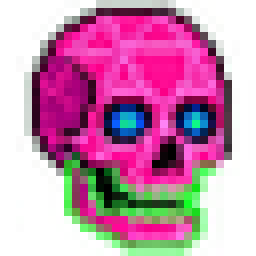
#> input picture _deprecated/projects/assets/processed/enemy.png, 32 x 32 px, found by its file name (shown 8 times larger)
$ python fix_enemy_transparency.py
#> lines starting #> are read from the running program, lines starting #| are printed output that depends on the picture
"""
Fix enemy sprite transparency - enemy.png has black at index 0, needs magenta
"""
from PIL import Image

def fix_enemy():
    """Fix enemy sprite so index 0 is magenta for transparency"""
    path = r"c:\Users\estee\Desktop\My Stuff\Code\Antigravity\SurvivorNES\projects\epoch\res\sprites\enemy.png"

    img = Image.open(path)
#> img is the input picture: PIL image 32x32 RGBA; mean R, G, B, A 180.2, 123.7, 158.4, 212
    print(f"Original: {img.size}, Mode: {img.mode}")
#| Original: (32, 32), Mode: RGBA

    # Convert to RGBA to properly handle the transparent areas
    if img.mode == 'P':
        img_rgba = img.convert('RGBA')
    else:
        img_rgba = img

    print(f"Converted to: {img_rgba.mode}")
#| Converted to: RGBA

    # Get pixels
    pixels = list(img_rgba.getdata())
#> pixels = 1024 items, first 6: (255, 255, 255, 4), (0, 0, 0, 0), (255, 255, 255, 97), (255, 255, 255, 255), (255, 255, 255, 251), (255, 255, 255, 255)
    width, height = img_rgba.size
#> width = 32; height = 32

    # Find black pixels (0,0,0) which are currently the "transparent" areas
    # Replace them with magenta
    new_pixels = []
    replaced = 0
    for p in pixels:
        if p[0] == 0 and p[1] == 0 and p[2] == 0:
            # Black -> Magenta
            new_pixels.append((255, 0, 255, 255))
            replaced += 1
        else:
            new_pixels.append(p)
#> this loop made 1024 passes
#> after the loop, new_pixels = 1024 items, first 6: (255, 255, 255, 4), (255, 0, 255, 255), (255, 255, 255, 97), (255, 255, 255, 255), (255, 255, 255, 251), (255, 255, 255, 255); replaced = 68

    print(f"Replaced {replaced} black pixels with magenta")
#| Replaced 68 black pixels with magenta

    # Create new image
    new_img = Image.new('RGBA', (width, height))
#> new_img: PIL image 32x32 RGBA; every value is 0
    new_img.putdata(new_pixels)
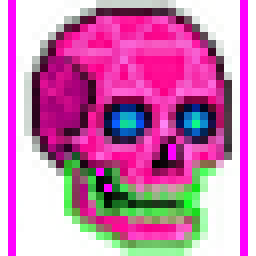
#> new_img: PIL image 32x32 RGBA (shown 8 times larger); mean R, G, B, A 197.2, 123.7, 175.3, 227.9; transparent parts drawn white

    # Convert back to P (indexed) mode
    new_img_p = new_img.convert('RGB').convert('P', palette=Image.ADAPTIVE, colors=15)
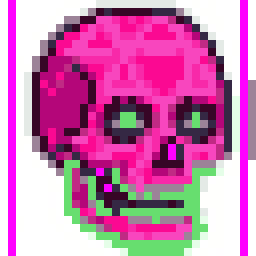
#> new_img_p: PIL image 32x32 P (shown 8 times larger); mean R, G, B 201.5, 120.5, 176.2

    # Ensure index 0 is magenta
    palette = list(new_img_p.getpalette())
#> palette = 45 values, max 255 at index 0, min 0 at index 28, mean 164.2

    # Find magenta in palette
    magenta_idx = -1
    for i in range(16):
        if i*3+2 >= len(palette):
            break
        r, g, b = palette[i*3], palette[i*3+1], palette[i*3+2]
        if r > 250 and g < 10 and b > 250:  # Magenta-ish
            magenta_idx = i
            break
#> this loop made 10 passes
#> (r, g, b) on passes 1 to 10: (255, 255, 255), (255, 255, 253), (255, 254, 255), (229, 254, 232), (228, 234, 230), (103, 222, 111), (156, 131, 152), (248, 70, 190), (248, 41, 169), (255, 0, 255)

    if magenta_idx > 0:
        print(f"Swapping magenta from index {magenta_idx} to index 0")
        # Swap palette entries
        old_0 = (palette[0], palette[1], palette[2])
#> old_0 = (255, 255, 255)
        palette[0], palette[1], palette[2] = palette[magenta_idx*3], palette[magenta_idx*3+1], palette[magenta_idx*3+2]
        palette[magenta_idx*3], palette[magenta_idx*3+1], palette[magenta_idx*3+2] = old_0

        # Swap pixel values
        pix = list(new_img_p.getdata())
#> pix = 1024 values, max 14 at index 44, min 0 at index 0, mean 6.58
        new_pix = []
        for p in pix:
            if p == 0:
                new_pix.append(magenta_idx)
            elif p == magenta_idx:
                new_pix.append(0)
            else:
                new_pix.append(p)
#> this loop made 1024 passes
#> p on passes 2 to 4: 9, 0, 0
#> after the loop, new_pix = 1024 values, max 14 at index 44, min 0 at index 1, mean 7.84
        new_img_p.putdata(new_pix)
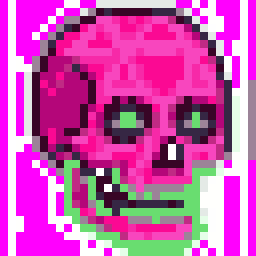
#> new_img_p: PIL image 32x32 P (shown 8 times larger); mean R, G, B 201.5, 84.9, 176.2
        new_img_p.putpalette(palette)
    elif magenta_idx == 0:
        print("Magenta already at index 0")
    else:
        print("Error: Magenta not found in palette!")
        return

    # Verify
    final_palette = new_img_p.getpalette()
#> final_palette = 45 values, max 255 at index 0, min 0 at index 1, mean 164.2
    print(f"Final Index 0: RGB({final_palette[0]}, {final_palette[1]}, {final_palette[2]})")
#| Final Index 0: RGB(255, 0, 255)

    new_img_p.save(path)
    print(f"Saved: {path}")

if __name__ == "__main__":
    fix_enemy()
